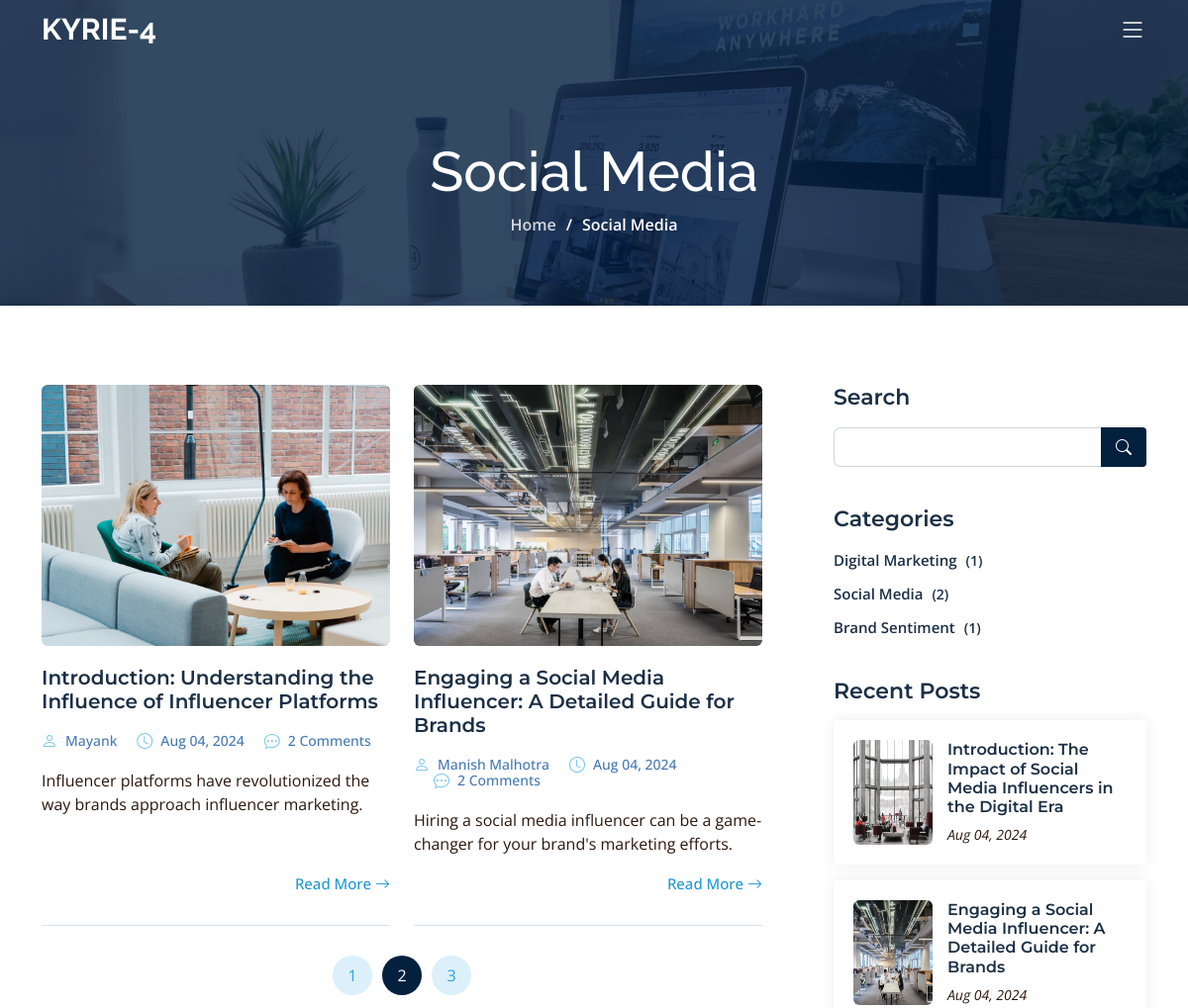
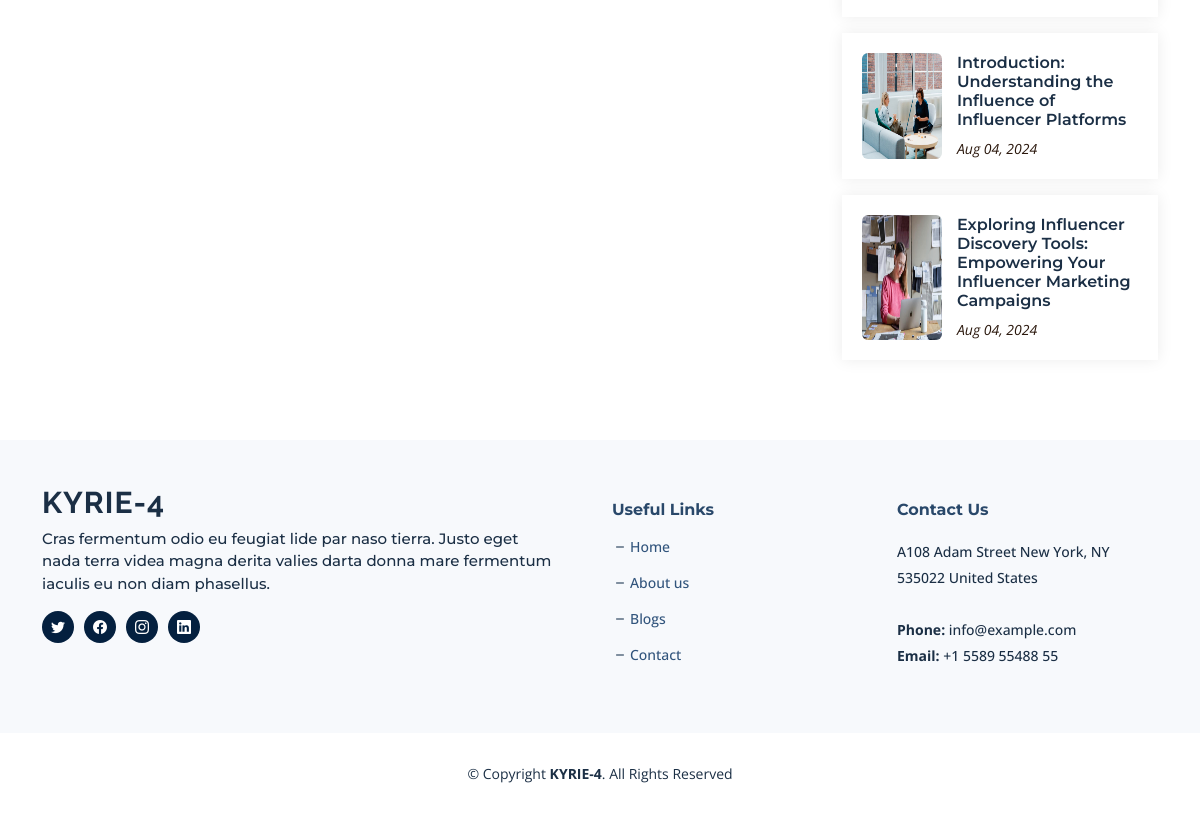
The page /category/Social Media/ on the database its author committed (2 pictures, top to bottom).
### blog/models.py (models this page shows, shortened)
class BlogCategory(models.Model):
    category_name = models.CharField(max_length=255)
    def __str__(self):
        return self.category_name
    def article_count(self):
        return self.article_set.count()

class Article(models.Model):
    meta_title = models.CharField(max_length=255)
    meta_description = models.TextField()
    meta_keywords = models.TextField()
    article_slug = models.SlugField(unique=True, max_length=255)
    author_name = models.CharField(max_length=255)
    article_title_h1 = models.CharField(max_length=255)
    category_name = models.ForeignKey('BlogCategory', on_delete=models.CASCADE)
    article_short_description = models.CharField(max_length=200)
    article_date = models.DateTimeField(default=timezone.now, blank=True, null=True)
    thoughts = models.TextField()
    description = RichTextField()
    image = models.ImageField(upload_to='article_images/')

class Footer(models.Model):
    base_content = models.TextField(default="")
    location = models.CharField(max_length=255, default="")
    email = models.EmailField(max_length=255, default="")
    call = models.CharField(max_length=255, default="")
    twitter_url = models.URLField(max_length=255, default="")
    facebook_url = models.URLField(max_length=255, default="")
    instagram_url = models.URLField(max_length=255, default="")
    linkedin_url = models.URLField(max_length=255, default="")

### blog/views.py (the view)
# urls.py: path('category/<str:category>/', blog_views.category, name='category'),
def category(request, category):
    category = get_object_or_404(BlogCategory, category_name=category)
    recent_posts = Article.objects.all().order_by('-article_date')[:10]
    articles = Article.objects.filter(category_name=category)
    categories = BlogCategory.objects.all()
    footer = Footer.objects.first()
    try:
        seo_meta = SEOmeta.objects.get(page_name='category')
    except SEOmeta.DoesNotExist:
        seo_meta = None
    return render(request, 'category.html', {
        'articles': articles,
        'categories': categories,
        'category' : category,
        'recent_posts': recent_posts,
        'seo_meta': seo_meta,
        'footer': footer,
    })

### blog/templates/category.html (shortened to what this page needs)
{% extends "base.html" %}
{% load static %}
{% block content %}
<div class="breadcrumbs d-flex align-items-center" style="background-image: url('{% static 'assets/img/blog-header.jpg' %}');">
  <div class="container position-relative d-flex flex-column align-items-center">
    <h2>{{category}}</h2>
    <ol>
      <li><a href="/">Home</a></li>
      <li>{{category}}</li>
    </ol>
  </div>
</div>
<section id="blog" class="blog">
  <div class="container" data-aos="fade-up">
    <div class="row g-5">
      <div class="col-lg-8" data-aos="fade-up" data-aos-delay="200">
        <div class="row gy-5 posts-list">
          {% for article in articles %}
          <div class="col-lg-6">
            <article class="d-flex flex-column">
              <div class="post-img">
                <img src="{{ article.image.url }}" alt="{{ article.article_title_h1 }}" class="img-fluid rounded">
              </div>
              <h2 class="title">
                <a href="{% url 'article_detail' article.article_slug %}">{{ article.article_title_h1 }}</a>
              </h2>
              <div class="meta-top">
                <ul>
                  <li class="d-flex align-items-center"><i class="bi bi-person"></i> <a href="{% url 'article_detail' article.article_slug %}">{{ article.author_name }}</a></li>
                  <li class="d-flex align-items-center"><i class="bi bi-clock"></i> <a href="{% url 'article_detail' article.article_slug %}"><time datetime="{{ article.article_date }}">{{ article.article_date|date:"M d, Y" }}</time></a></li>
                  <li class="d-flex align-items-center"><i class="bi bi-chat-dots"></i> <a href="{% url 'article_detail' article.article_slug %}">{{ article.comments.count }} Comments</a></li>
                </ul>
              </div>
              <div class="content">
                <p>
                  {{ article.article_short_description }}
                </p>
              </div>
              <div class="read-more mt-auto align-self-end">
                <a href="{% url 'article_detail' article.article_slug %}">Read More <i class="bi bi-arrow-right"></i></a>
              </div>
            </article>
          </div>
          {% endfor %}
        </div>
        <div class="blog-pagination">
          <ul class="justify-content-center">
            <li><a href="#">1</a></li>
            <li class="active"><a href="#">2</a></li>
            <li><a href="#">3</a></li>
          </ul>
        </div>
      </div>
      <div class="col-lg-4" data-aos="fade-up" data-aos-delay="400">
        <div class="sidebar ps-lg-4">
          <div class="sidebar-item search-form">
            <h3 class="sidebar-title">Search</h3>
            <form action="" class="mt-3">
              <input type="text">
              <button type="submit"><i class="bi bi-search"></i></button>
            </form>
          </div>
          <div class="sidebar-item categories">
              <h3 class="sidebar-title">Categories</h3>
              <ul class="mt-3">
                  {% for category in categories %}
                      <li><a href="/category/{{ category.category_name }}/">{{ category.category_name }} <span>({{ category.article_count }})</span></a></li>
                  {% endfor %}
              </ul>
          </div>
          <div class="sidebar-item recent-posts">
            <h3 class="sidebar-title">Recent Posts</h3>
            <div class="mt-3">
              {% for recent_article in recent_posts %}
              <div class="post-item mt-3">
                <img src="{{ recent_article.image.url }}" alt="{{ recent_article.article_title_h1 }}" class="flex-shrink-0">
                <div>
                  <h4><a href="{% url 'article_detail' recent_article.article_slug %}">{{ recent_article.article_title_h1 }}</a></h4>
                  <time datetime="{{ recent_article.article_date }}">{{ recent_article.article_date|date:"M d, Y" }}</time>
                </div>
              </div>
              {% endfor %}
            </div>
          </div>
        </div>
      </div>
    </div>
  </div>
</section>
{% endblock %}

### blog/templates/base.html (shortened to what this page needs)
{% load static %}
<!DOCTYPE html>
<html lang="en">
<head>
  <link href="{% static 'assets/vendor/bootstrap/css/bootstrap.min.css' %}" rel="stylesheet">
  <link href="{% static 'assets/vendor/bootstrap-icons/bootstrap-icons.css' %}" rel="stylesheet">
  <link href="{% static 'assets/vendor/aos/aos.css' %}" rel="stylesheet">
  <link href="{% static 'assets/vendor/glightbox/css/glightbox.min.css' %}" rel="stylesheet">
  <link href="{% static 'assets/vendor/swiper/swiper-bundle.min.css' %}" rel="stylesheet">
  <link href="{% static 'assets/vendor/remixicon/remixicon.css' %}" rel="stylesheet">
  <link href="{% static 'assets/css/main.css' %}" rel="stylesheet">
</head>
<body>
  <header id="header" class="header d-flex align-items-center fixed-top">
    <div class="container-fluid container-xl d-flex align-items-center justify-content-between">
      <a href="/" class="logo d-flex align-items-center">
        <h1 class="d-flex align-items-center">KYRIE-4</h1>
      </a>
      <i class="mobile-nav-toggle mobile-nav-show bi bi-list"></i>
    </div>
  </header>
  <main id="main">
    {% block content %}{% endblock %}
  </main>
  <footer id="footer" class="footer">
    <div class="footer-content">
      <div class="container">
        <div class="row gy-4">
          <div class="col-lg-6 col-md-12 footer-info pe-5">
            <a href="/" class="logo d-flex align-items-center">
              <span>KYRIE-4</span>
            </a>
            <p>{{footer.base_content}}</p>
            <div class="social-links d-flex mt-3">
              <a href="{{ footer.twitter_url }}" class="twitter" target="_blank"><i class="bi bi-twitter"></i></a>
              <a href="{{ footer.facebook_url }}" class="facebook" target="_blank"><i class="bi bi-facebook"></i></a>
              <a href="{{ footer.instagram_url }}" class="instagram" target="_blank"><i class="bi bi-instagram"></i></a>
              <a href="{{ footer.linkedin_url }}" class="linkedin" target="_blank"><i class="bi bi-linkedin"></i></a>
            </div>
          </div>
          <div class="col-lg-3 col-6 footer-links">
            <h4>Useful Links</h4>
            <ul>
              <li><i class="bi bi-dash"></i> <a href="/">Home</a></li>
              <li><i class="bi bi-dash"></i> <a href="/about/">About us</a></li>
              <li><i class="bi bi-dash"></i> <a href="/blogs/">Blogs</a></li>
              <li><i class="bi bi-dash"></i> <a href="/contact/">Contact</a></li>
            </ul>
          </div>
          <div class="col-lg-3 col-md-12 footer-contact text-center text-md-start">
            <h4>Contact Us</h4>
            <p> {{footer.location}} <br><br>
              <strong>Phone:</strong> {{footer.email}} <br>
              <strong>Email:</strong> {{footer.call}} <br>
            </p>
          </div>
        </div>
      </div>
    </div>
    <div class="footer-legal">
      <div class="container">
        <div class="copyright">
          &copy; Copyright <strong><span>KYRIE-4</span></strong>. All Rights Reserved
        </div>
      </div>
    </div>
  </footer>
</body>
</html>

### rows shown on the page
BlogCategory: category_name "Social Media", article_count "2"
Article: image (picture), article_title_h1 "Introduction: Understanding the Influence of Influencer Platforms", author_name "Mayank", article_date "Aug 04, 2024", comments.count "2", article_short_description "Influencer platforms have revolutionized the way brands approach influencer marketing."
Article: image (picture), article_title_h1 "Engaging a Social Media Influencer: A Detailed Guide for Brands", author_name "Manish Malhotra", article_date "Aug 04, 2024", comments.count "2", article_short_description "Hiring a social media influencer can be a game-changer for your brand's marketing efforts."
BlogCategory: category_name "Digital Marketing", article_count "1"
BlogCategory: category_name "Brand Sentiment", article_count "1"
Article: image (picture), article_title_h1 "Introduction: The Impact of Social Media Influencers in the Digital Era", article_date "Aug 04, 2024"
Article: image (picture), article_title_h1 "Exploring Influencer Discovery Tools: Empowering Your Influencer Marketing Campaigns", article_date "Aug 04, 2024"
Footer: base_content "Cras fermentum odio eu feugiat lide par naso tierra. Justo eget nada terra videa magna derita valies darta donna mare fermentum iaculis eu non diam phasellus.", location "A108 Adam Street New York, NY 535022 United States", email "info@example.com", call "+1 5589 55488 55"
